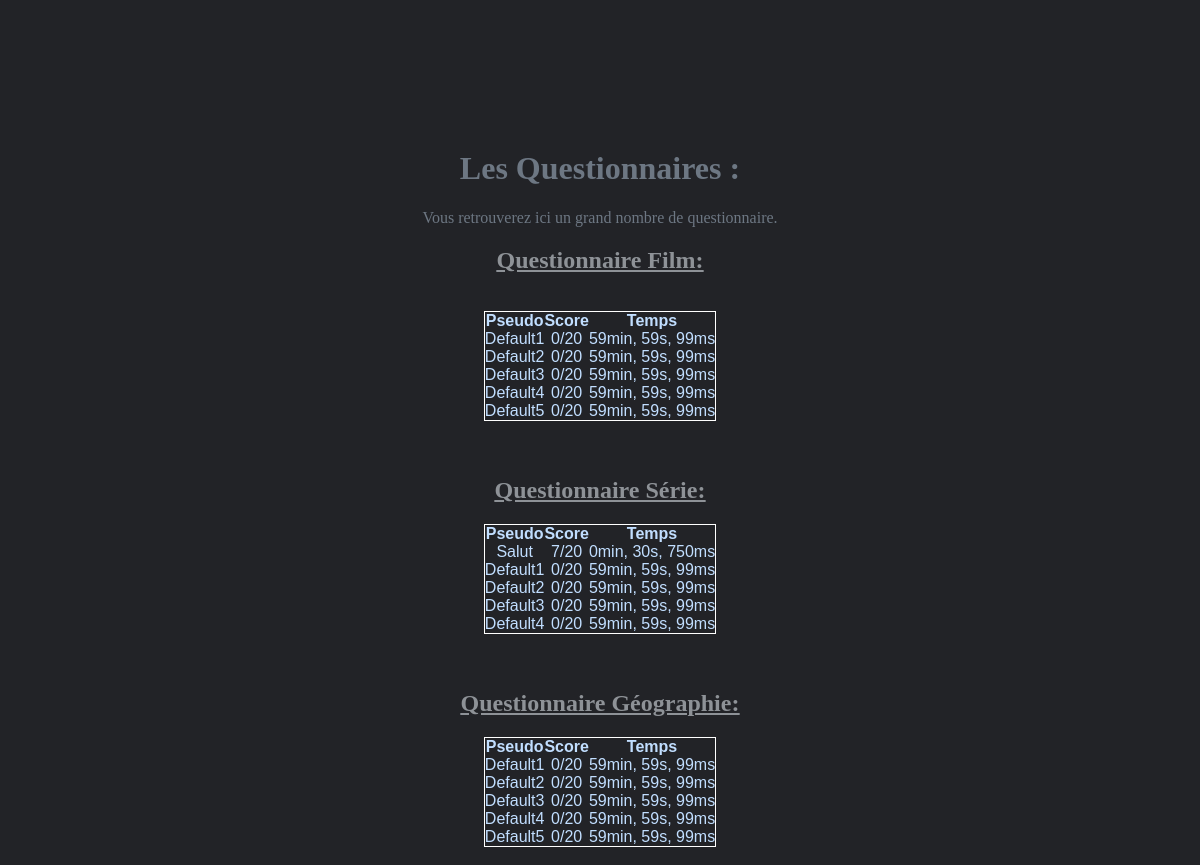
/questionnaire, run on an earlier commit of the app's database.
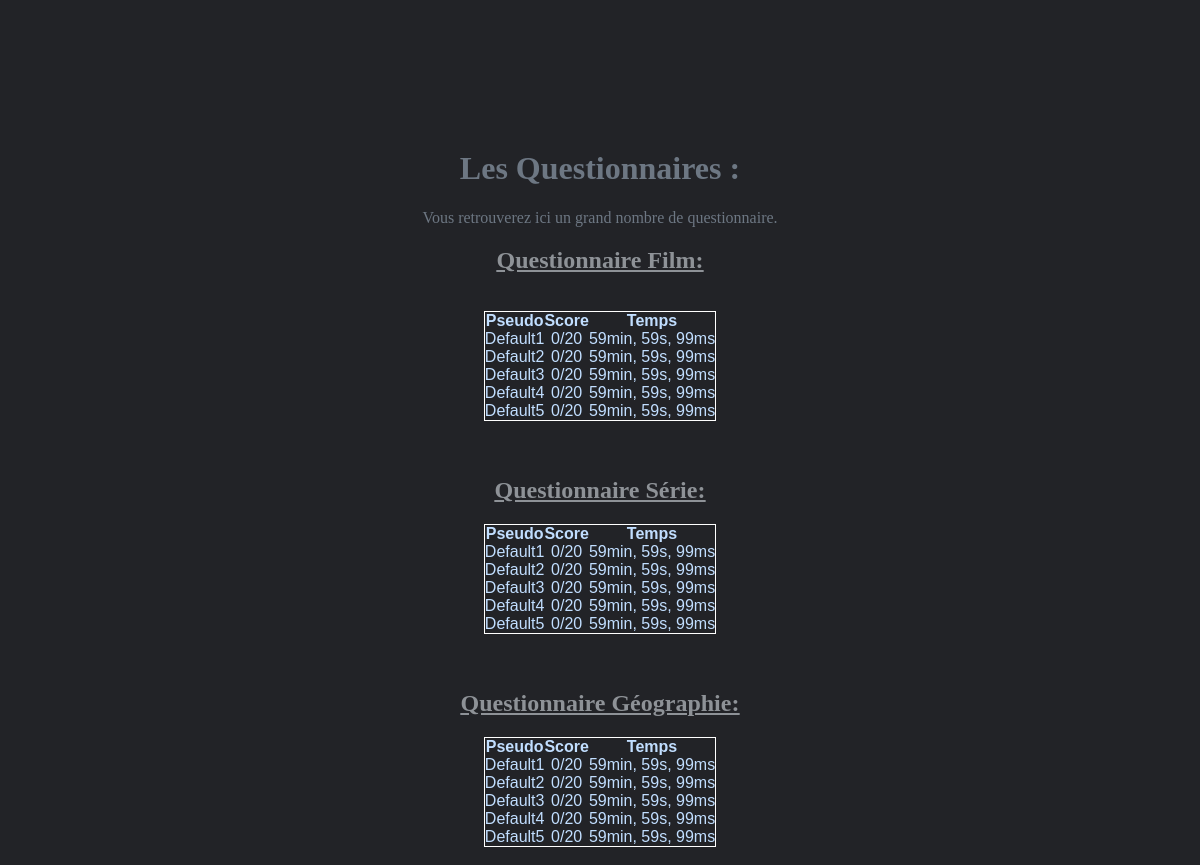
And on a later commit of the database.
### tables this page shows
CREATE TABLE "Personne" (
	"id"	INTEGER NOT NULL,
	"pseudo"	TEXT NOT NULL,
	PRIMARY KEY("id" AUTOINCREMENT)
);

CREATE TABLE "Bilan" (
	"personne"	INTEGER NOT NULL,
	"theme"	INTEGER NOT NULL,
	"score"	INTEGER NOT NULL,
	"temps"	INTEGER NOT NULL,
	FOREIGN KEY("theme") REFERENCES "Theme"("id"),
	FOREIGN KEY("personne") REFERENCES "Personne"("id"),
	PRIMARY KEY("personne","theme")
);

### appli.py (the view)
@application.route('/questionnaire')
def questionnaire():
    lead1 = leaderboard(1)
    lead2 = leaderboard(2)
    lead3 = leaderboard(3)
    return render_template('questionnaires.html', val1=lead1, val2=lead2, val3=lead3)

### appli.py (called while the page is built)
def recup_db(req): # fonction pour récuperer une information depuis la base de donnée
    sqliteConnection = connect('documents/siteweb.db')
    cursor = sqliteConnection.cursor()
    cursor.execute(req)
    val = cursor.fetchall()
    sqliteConnection.commit()
    cursor.close()
    return val

def leaderboard(theme): #Récuperer le tableau pour faire le leaderboard
    cb = 5
    info = []
    suivant = recup_db(f"""SELECT P.pseudo, B.score, B.temps FROM Bilan as B inner Join Personne as P on P.id = B.personne WHERE theme = {theme} ORDER BY score DESC LIMIT 5""")
    for j in range(5):
        ms = suivant[j][2]
        s = (ms // 1000)%60
        m = (ms // 1000) // 60
        ms %= 1000
        temps = str(m) + "min, " + str(s) + "s, " +str(ms) + "ms"
        info.append((suivant[j][0],str(suivant[j][1])+"/20", temps))
    return info

### templates/questionnaires.html (shortened to what this page needs)
{% extends 'index.html' %}*
{% block contenu %}
    <h1>Les Questionnaires : </h1>
    <p>Vous retrouverez ici un grand nombre de questionnaire.</p>
    <h2 class="QR1"><a href='/question1'>Questionnaire Film:</a></h2>
    <br>
    <div class="tabalign">
      <table class="tableau">
        <thead>
          <tr>
            <th> Pseudo </th>
            <th> Score </th>
            <th> Temps </th>
          </tr>
        </thead>
        <tbody>
          {%for i in range(5)%}
          <tr>
            <td> {{val1[i][0]}} </td>
            <td> {{val1[i][1]}} </td>
            <td> {{val1[i][2]}} </td>
          </tr>
          {%endfor%}
      </table>
    </div>
      <br>
      <br>
    <h2 class="QR2"><a href='/question2'>Questionnaire Série:</a></h2>
    <table class="tableau">
        <tr>
          <th> Pseudo </th>
          <th> Score </th>
          <th> Temps </th>
        </tr>
        {%for i in range(5)%}
          <tr>
            <td> {{val2[i][0]}} </td>
            <td> {{val2[i][1]}} </td>
            <td> {{val2[i][2]}} </td>
          </tr>
          {%endfor%}
      </table>
    <br>
    <br>
    <h2 class="QR3"><a href='/question3'>Questionnaire Géographie:</a></h2>
    <table class="tableau">
        <tr>
          <th> Pseudo </th>
          <th> Score </th>
          <th> Temps </th>
        </tr>
        {%for i in range(5)%}
          <tr>
            <td> {{val3[i][0]}} </td>
            <td> {{val3[i][1]}} </td>
            <td> {{val3[i][2]}} </td>
          </tr>
          {%endfor%}
      </table>
      <br>
{% endblock contenu %}

### templates/index.html (shortened to what this page needs)
<!DOCTYPE HTML>
<html>
<head>
    <link rel="stylesheet" href="../static/style.css">
</head>
<body onload="debut_timer()">
    <div class="blocks">
        {% block contenu %}
        {% endblock contenu %}
    </div>
</body>
</html>

### static/style.css (style rules this page uses)
body { background-color: #36393F; }
h1, p { color: #6d7783;font-family:'Tahoma'; }
h2, a { text-decoration: None; height: 15; color: #8E9297; text-decoration: underline; font-family: 'Verdana'; }
* { padding: 0; box-sizing: border-box; font-family: 'Poppins', sans-serif; }
:root { --clr: #222327; }
body { display: flex; min-height: 100vh; background: var(--clr); }
.blocks { position: relative; width: 100%; height: 100%; text-align: center; top: 120px; }
.tableau { margin-right: auto; margin-left: auto; position: relative; text-align: center; color: #c1deff; border: 1px solid #ffffff; border-collapse: collapse; }

What changed in the data, as far as the page shows it:
removed Personne: pseudo "Salut"
removed Bilan: score "7/20", temps "0min, 30s, 750ms"
now on this page (row unchanged): Bilan: score "0/20"
Also different on the page:
new list line: "Default5"
new list line: "59min, 59s, 99ms"
